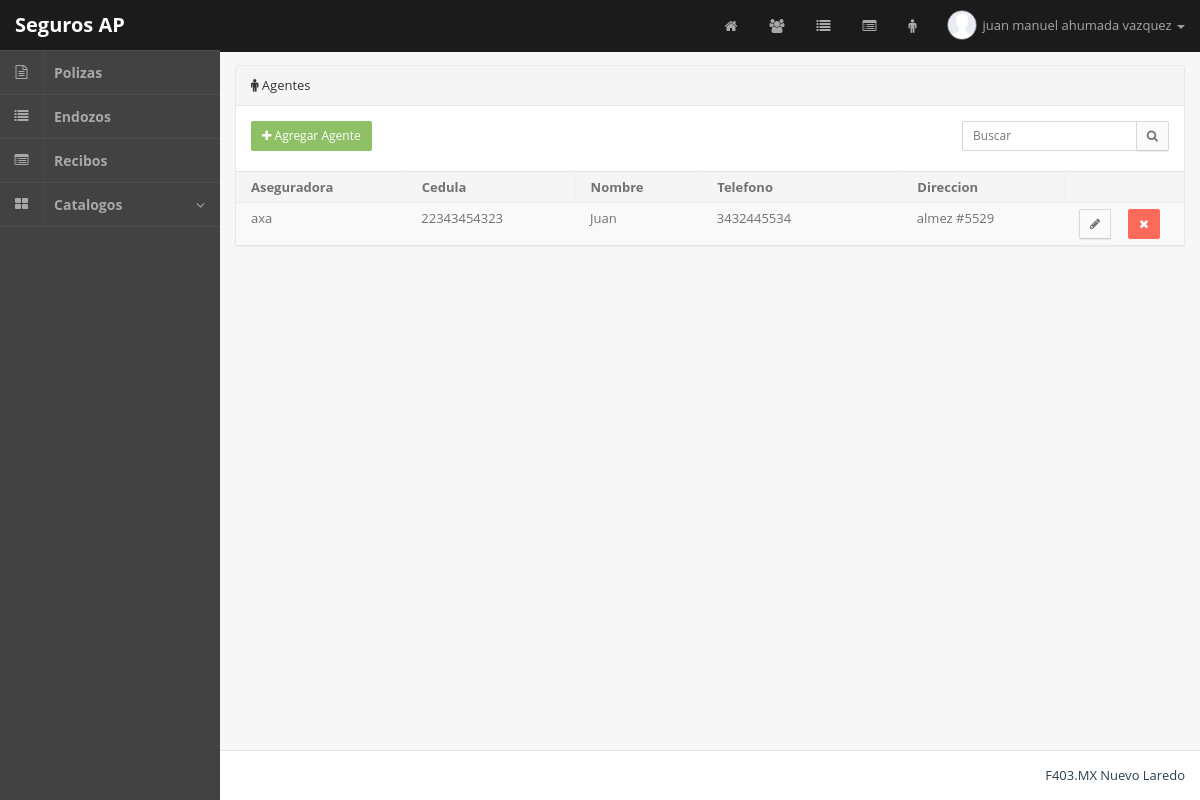
The page /admin.php?m=agentes (signed in) on the database its author committed.
### tables this page shows
CREATE TABLE IF NOT EXISTS `agentes` (
  `idagentes` int(11) NOT NULL,
  `aseguradora` varchar(45) DEFAULT NULL,
  `cedula` varchar(45) DEFAULT NULL,
  `nombre` varchar(45) DEFAULT NULL,
  `telefono` varchar(45) DEFAULT NULL,
  `direccion` varchar(45) DEFAULT NULL,
  `fecha` date DEFAULT NULL
);

### php/agentes.php (the view, shortened to what this page needs)
<section class="panel panel-default pos-rlt clearfix">
	<header class="panel-heading"> <i class="fa fa-male"></i> Agentes </header>
	<div class="row wrapper">
		<div class="col-sm-2 m-b-xs">
			<a href="admin.php?m=agentesAgregar" class="pull-left btn btn-sm btn-success"><i class="fa fa-plus icon"></i>  Agregar Agente </a>
		</div>
<div class="col-sm-7 m-b-xs text-center">
		</div>
		<div class="col-sm-3">
			<div class="input-group">
				<input type="text" class="input-sm form-control" placeholder="Buscar"> <span class="input-group-btn"> <button class="btn btn-sm btn-default" type="button"> <i class="fa fa-search"></i> </button> </span>
			</div>
		</div>
	</div>
	<div class="table-responsive">
		<table class="table table-striped b-t b-light">
			<thead>
				<tr>
					<th>Aseguradora</th>
					<th>Cedula</th>
					<th>Nombre</th>
					<th width="200">Telefono</th>
					<th>Direccion</th>
					<th width="120"></th>
				</tr>
			</thead>
			<tbody>
<?php
			$query = mysql_query("SELECT * FROM agentes ORDER BY nombre ASC") or die( mysql_error() );
			while($q = mysql_fetch_object($query)){
?>
				<tr>
					<td><?php echo $q->aseguradora; ?></td>
					<td><?php echo $q->cedula; ?></td>
					<td><?php echo $q->nombre; ?></td>
					<td><?php echo $q->telefono; ?></td>
					<td><?php echo $q->direccion; ?></td>
					<td>
						<a href="admin.php?m=agentesEditar&id=<?php echo $q->idagentes; ?>" class="btn btn-sm btn-default"> <i class="fa fa-pencil"></i> </a> &nbsp;&nbsp;&nbsp;
						<a href="admin.php?m=agentes&del=<?php echo $q->idagentes; ?>" class="btn btn-sm btn-danger"> <i class="fa fa-times"></i> </a>
					</td>
				</tr>
<?php
			}
?>
			</tbody>
		</table>
	</div>
</section>

### rows shown on the page
agentes: aseguradora "axa", cedula "22343454323", nombre "Juan", telefono "3432445534", direccion "almez #5529"

### other values the page prints
$_SESSION['userNm'] "juan manuel ahumada vazquez"
